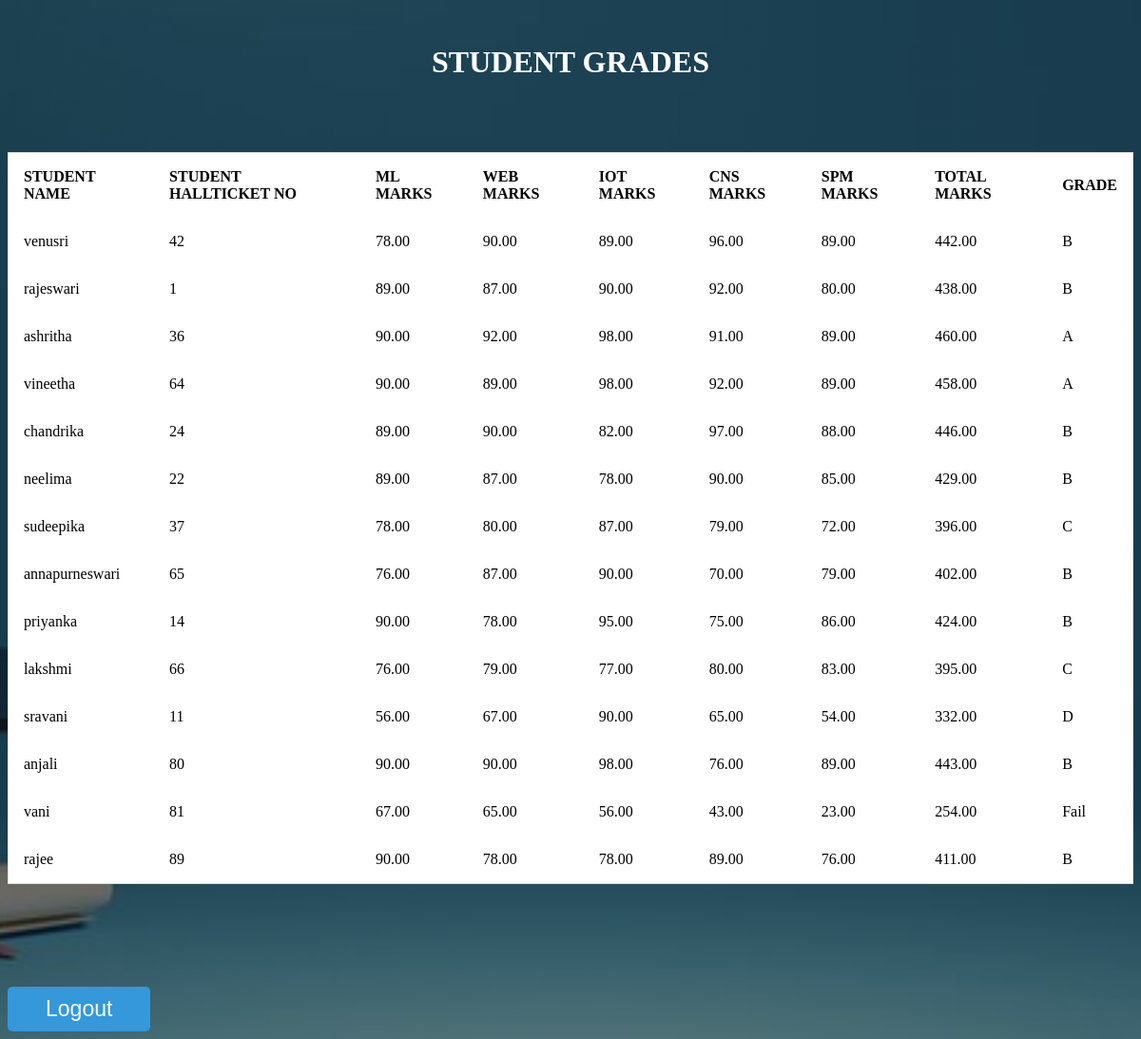
Page /studetailsdisplay/ on the committed database.
### home/models.py (models this page shows, shortened)
class studetails(models.Model):
    studentname=models.CharField(max_length=250)
    studenthallticketno=models.IntegerField()
    mlmarks=models.DecimalField(max_digits=5,decimal_places=2)
    iotmarks=models.DecimalField(max_digits=5,decimal_places=2)
    webmarks=models.DecimalField(max_digits=5,decimal_places=2)
    cnsmarks=models.DecimalField(max_digits=5,decimal_places=2)
    spmmarks=models.DecimalField(max_digits=5,decimal_places=2)
    def totalmarks(self):
        return self.mlmarks + self.iotmarks + self.webmarks + self.cnsmarks + self.spmmarks
    def grade(self):
        total=self.totalmarks()
        if total >= 450:
            return 'A'
        elif total >= 400:
            return 'B'
        elif total >= 350:
            return 'C'
        elif total >= 300:
            return 'D'
        else:
            return 'Fail'

### home/views.py (the view)
# urls.py: path('studetailsdisplay/', Studentdetailsdisplay),
def Studentdetailsdisplay(request):
    data=studetails.objects.all()
    return render(request,'studetailsdisplay.html',{'data':data})

### templates/studetailsdisplay.html (shortened to what this page needs)
<!DOCTYPE html>
<html lang="en">
<head>
</head>
<body>
    <br>
    <h1 class="display-5 fw-bold">STUDENT GRADES</h1>
    <br/>
    <br/> <br/>
    <table class="table">
        <tr>
            <th class=" " scope="col">STUDENT NAME</th>
            <th class=" " scope="col">STUDENT HALLTICKET NO</th>
            <th class=" " scope="col">ML MARKS</th>
            <th class=" " scope="col">WEB MARKS</th>
            <th class=" " scope="col">IOT MARKS</th>
            <th class=" " scope="col">CNS MARKS</th>
            <th class=" " scope="col">SPM MARKS</th>
            <th class=" " scope="col">TOTAL MARKS</th>
            <th class=" " scope="col">GRADE</th>
        </tr>
        {% for i in data %}
        <tbody id="table_data">
            <tr>
              <td>{{ i.studentname }}</td>
              <td>{{ i.studenthallticketno }}</td>
              <td>{{ i.mlmarks }}</td>
              <td>{{ i.webmarks }}</td>
              <td>{{ i.iotmarks }}</td>
              <td>{{ i.cnsmarks }}</td>
	            <td>{{ i.spmmarks }}</td>
              <td>{{ i.totalmarks }}</td>
              <td>{{ i.grade }}</td>
            </tr>
        </tbody>
        {% endfor %}
    </table>  <br><br><br><br><br><br>
    <button type="logout" onclick="logout()" id="button"><a href="http://127.0.0.1:8000/" id="button">Logout</a></button>
</body>
</html>

### templates/studetailsdisplay.html (style rules this page uses)
table { border-collapse: collapse; border-spacing: 0; border-radius: 10px; width: 100%; border: 1px solid #ddd; }
th,td { text-align: left; padding: 16px; }
tr:nth-child(odd) { background-color: #ffffff; }
body { background : linear-gradient(to top, rgba(0,0,0,0.5)50%, rgba(0,0,0,0.5)50%),url("../../static/images/img1.jpg"); background-attachment: fixed; background-repeat: no-repeat; background-position: center; background-size: cover; }
h1 { text-align: center; color: white; }
button { background-color: #333; color: #fff; padding: 10px; border: none; border-radius: 4px; cursor: pointer; }
#button { padding: 10px 20px; font-size: 1.2em; text-decoration: none; color: white; background-color: #3498db; border-radius: 5px; transition: background-color 0.3s; }

### rows in the picture
studetails: studentname "venusri", studenthallticketno "42", mlmarks "78.00", webmarks "90.00", iotmarks "89.00", cnsmarks "96.00", spmmarks "89.00", totalmarks "442.00", grade "B"
studetails: studentname "rajeswari", studenthallticketno "1", mlmarks "89.00", webmarks "87.00", iotmarks "90.00", cnsmarks "92.00", spmmarks "80.00", totalmarks "438.00", grade "B"
studetails: studentname "ashritha", studenthallticketno "36", mlmarks "90.00", webmarks "92.00", iotmarks "98.00", cnsmarks "91.00", spmmarks "89.00", totalmarks "460.00", grade "A"
studetails: studentname "vineetha", studenthallticketno "64", mlmarks "90.00", webmarks "89.00", iotmarks "98.00", cnsmarks "92.00", spmmarks "89.00", totalmarks "458.00", grade "A"
studetails: studentname "chandrika", studenthallticketno "24", mlmarks "89.00", webmarks "90.00", iotmarks "82.00", cnsmarks "97.00", spmmarks "88.00", totalmarks "446.00", grade "B"
studetails: studentname "neelima", studenthallticketno "22", mlmarks "89.00", webmarks "87.00", iotmarks "78.00", cnsmarks "90.00", spmmarks "85.00", totalmarks "429.00", grade "B"
studetails: studentname "sudeepika", studenthallticketno "37", mlmarks "78.00", webmarks "80.00", iotmarks "87.00", cnsmarks "79.00", spmmarks "72.00", totalmarks "396.00", grade "C"
studetails: studentname "annapurneswari", studenthallticketno "65", mlmarks "76.00", webmarks "87.00", iotmarks "90.00", cnsmarks "70.00", spmmarks "79.00", totalmarks "402.00", grade "B"
studetails: studentname "priyanka", studenthallticketno "14", mlmarks "90.00", webmarks "78.00", iotmarks "95.00", cnsmarks "75.00", spmmarks "86.00", totalmarks "424.00", grade "B"
studetails: studentname "lakshmi", studenthallticketno "66", mlmarks "76.00", webmarks "79.00", iotmarks "77.00", cnsmarks "80.00", spmmarks "83.00", totalmarks "395.00", grade "C"
studetails: studentname "sravani", studenthallticketno "11", mlmarks "56.00", webmarks "67.00", iotmarks "90.00", cnsmarks "65.00", spmmarks "54.00", totalmarks "332.00", grade "D"
studetails: studentname "anjali", studenthallticketno "80", mlmarks "90.00", webmarks "90.00", iotmarks "98.00", cnsmarks "76.00", spmmarks "89.00", totalmarks "443.00", grade "B"
studetails: studentname "vani", studenthallticketno "81", mlmarks "67.00", webmarks "65.00", iotmarks "56.00", cnsmarks "43.00", spmmarks "23.00", totalmarks "254.00", grade "Fail"
studetails: studentname "rajee", studenthallticketno "89", mlmarks "90.00", webmarks "78.00", iotmarks "78.00", cnsmarks "89.00", spmmarks "76.00", totalmarks "411.00", grade "B"
